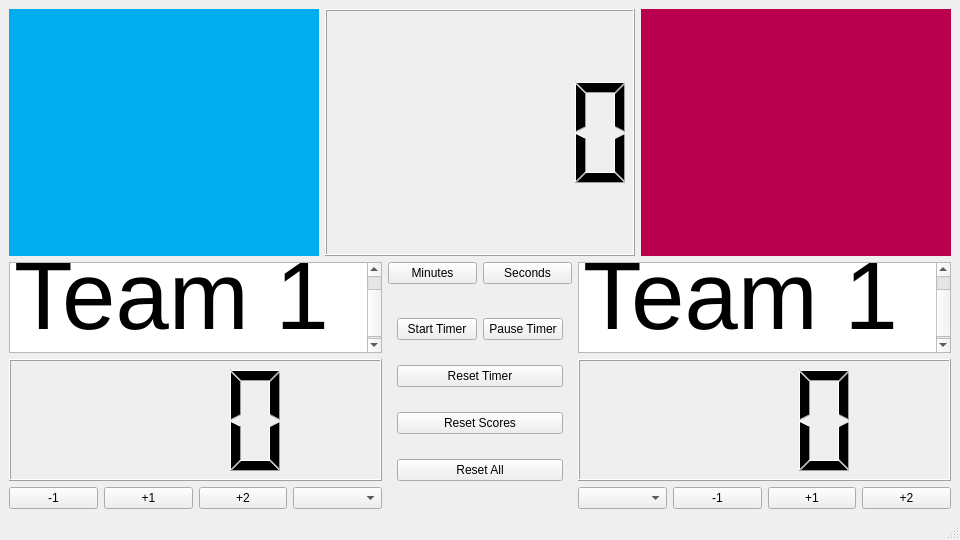
<?xml version="1.0" encoding="UTF-8"?>
<ui version="4.0">
 <class>MainWindow</class>
 <widget class="QMainWindow" name="MainWindow">
  <property name="geometry">
   <rect>
    <x>0</x>
    <y>0</y>
    <width>960</width>
    <height>540</height>
   </rect>
  </property>
  <property name="windowTitle">
   <string>MainWindow</string>
  </property>
  <widget class="QWidget" name="centralwidget">
   <layout class="QVBoxLayout" name="verticalLayout_4">
    <item>
     <layout class="QHBoxLayout" name="horizontalLayout">
      <item>
       <widget class="QLabel" name="team1background">
        <property name="styleSheet">
         <string notr="true">background-color: rgb(0, 174, 239);</string>
        </property>
        <property name="text">
         <string/>
        </property>
       </widget>
      </item>
      <item>
       <widget class="QLCDNumber" name="clockLabel"/>
      </item>
      <item>
       <widget class="QLabel" name="team2background">
        <property name="styleSheet">
         <string notr="true">background-color: rgb(186, 1, 78);</string>
        </property>
        <property name="text">
         <string/>
        </property>
       </widget>
      </item>
     </layout>
    </item>
    <item>
     <layout class="QGridLayout" name="gridLayout">
      <item row="0" column="0" rowspan="2">
       <layout class="QVBoxLayout" name="verticalLayout">
        <item>
         <widget class="QTextEdit" name="team1name">
          <property name="sizePolicy">
           <sizepolicy hsizetype="Expanding" vsizetype="Minimum">
            <horstretch>0</horstretch>
            <verstretch>0</verstretch>
           </sizepolicy>
          </property>
          <property name="minimumSize">
           <size>
            <width>0</width>
            <height>91</height>
           </size>
          </property>
          <property name="maximumSize">
           <size>
            <width>16777215</width>
            <height>91</height>
           </size>
          </property>
          <property name="styleSheet">
           <string notr="true">font: 75 72pt &quot;Helvetica Neue&quot;;</string>
          </property>
          <property name="html">
           <string>&lt;!DOCTYPE HTML PUBLIC &quot;-//W3C//DTD HTML 4.0//EN&quot; &quot;http://www.w3.org/TR/REC-html40/strict.dtd&quot;&gt;
&lt;html&gt;&lt;head&gt;&lt;meta name=&quot;qrichtext&quot; content=&quot;1&quot; /&gt;&lt;style type=&quot;text/css&quot;&gt;
p, li { white-space: pre-wrap; }
&lt;/style&gt;&lt;/head&gt;&lt;body style=&quot; font-family:'Helvetica Neue'; font-size:72pt; font-weight:72; font-style:normal;&quot;&gt;
&lt;p style=&quot; margin-top:0px; margin-bottom:0px; margin-left:0px; margin-right:0px; -qt-block-indent:0; text-indent:0px;&quot;&gt;Team 1&lt;/p&gt;&lt;/body&gt;&lt;/html&gt;</string>
          </property>
         </widget>
        </item>
        <item>
         <widget class="QLCDNumber" name="team1ScoreLabel">
          <property name="sizePolicy">
           <sizepolicy hsizetype="Expanding" vsizetype="Expanding">
            <horstretch>0</horstretch>
            <verstretch>0</verstretch>
           </sizepolicy>
          </property>
          <property name="digitCount">
           <number>3</number>
          </property>
         </widget>
        </item>
        <item>
         <layout class="QHBoxLayout" name="horizontalLayout_2">
          <item>
           <widget class="QPushButton" name="team1SubtractButton">
            <property name="text">
             <string>-1</string>
            </property>
           </widget>
          </item>
          <item>
           <widget class="QPushButton" name="team1Add1Button">
            <property name="text">
             <string>+1</string>
            </property>
           </widget>
          </item>
          <item>
           <widget class="QPushButton" name="team1Add2Button">
            <property name="text">
             <string>+2</string>
            </property>
           </widget>
          </item>
          <item>
           <widget class="QComboBox" name="team1preset"/>
          </item>
         </layout>
        </item>
       </layout>
      </item>
      <item row="0" column="1">
       <widget class="QPushButton" name="addMinuteButton">
        <property name="text">
         <string>Minutes</string>
        </property>
       </widget>
      </item>
      <item row="0" column="2">
       <widget class="QPushButton" name="addSecondButton">
        <property name="text">
         <string>Seconds</string>
        </property>
       </widget>
      </item>
      <item row="1" column="1" colspan="2">
       <widget class="QFrame" name="frame">
        <layout class="QVBoxLayout" name="verticalLayout_3">
         <item>
          <layout class="QHBoxLayout" name="horizontalLayout_4">
           <item>
            <widget class="QPushButton" name="startButton">
             <property name="text">
              <string>Start Timer</string>
             </property>
            </widget>
           </item>
           <item>
            <widget class="QPushButton" name="pauseButton">
             <property name="text">
              <string>Pause Timer</string>
             </property>
            </widget>
           </item>
          </layout>
         </item>
         <item>
          <widget class="QPushButton" name="resetTimerButton">
           <property name="text">
            <string>Reset Timer</string>
           </property>
          </widget>
         </item>
         <item>
          <widget class="QPushButton" name="resetScoresButton">
           <property name="text">
            <string>Reset Scores</string>
           </property>
          </widget>
         </item>
         <item>
          <widget class="QPushButton" name="resetAllButton">
           <property name="text">
            <string>Reset All</string>
           </property>
          </widget>
         </item>
        </layout>
       </widget>
      </item>
      <item row="0" column="3" rowspan="2">
       <layout class="QVBoxLayout" name="verticalLayout_2">
        <item>
         <widget class="QTextEdit" name="Team2Name">
          <property name="sizePolicy">
           <sizepolicy hsizetype="Expanding" vsizetype="Minimum">
            <horstretch>0</horstretch>
            <verstretch>0</verstretch>
           </sizepolicy>
          </property>
          <property name="maximumSize">
           <size>
            <width>16777215</width>
            <height>91</height>
           </size>
          </property>
          <property name="styleSheet">
           <string notr="true">font: 75 72pt &quot;Helvetica Neue&quot;;</string>
          </property>
          <property name="html">
           <string>&lt;!DOCTYPE HTML PUBLIC &quot;-//W3C//DTD HTML 4.0//EN&quot; &quot;http://www.w3.org/TR/REC-html40/strict.dtd&quot;&gt;
&lt;html&gt;&lt;head&gt;&lt;meta name=&quot;qrichtext&quot; content=&quot;1&quot; /&gt;&lt;style type=&quot;text/css&quot;&gt;
p, li { white-space: pre-wrap; }
&lt;/style&gt;&lt;/head&gt;&lt;body style=&quot; font-family:'Helvetica Neue'; font-size:72pt; font-weight:72; font-style:normal;&quot;&gt;
&lt;p style=&quot; margin-top:0px; margin-bottom:0px; margin-left:0px; margin-right:0px; -qt-block-indent:0; text-indent:0px;&quot;&gt;Team 1&lt;/p&gt;&lt;/body&gt;&lt;/html&gt;</string>
          </property>
         </widget>
        </item>
        <item>
         <widget class="QLCDNumber" name="team2ScoreLabel">
          <property name="sizePolicy">
           <sizepolicy hsizetype="Expanding" vsizetype="Expanding">
            <horstretch>0</horstretch>
            <verstretch>0</verstretch>
           </sizepolicy>
          </property>
          <property name="digitCount">
           <number>3</number>
          </property>
         </widget>
        </item>
        <item>
         <layout class="QHBoxLayout" name="horizontalLayout_3">
          <item>
           <widget class="QComboBox" name="team2preset"/>
          </item>
          <item>
           <widget class="QPushButton" name="team2SubtractButton">
            <property name="text">
             <string>-1</string>
            </property>
           </widget>
          </item>
          <item>
           <widget class="QPushButton" name="team2Add1Button">
            <property name="text">
             <string>+1</string>
            </property>
           </widget>
          </item>
          <item>
           <widget class="QPushButton" name="team2Add2Button">
            <property name="text">
             <string>+2</string>
            </property>
           </widget>
          </item>
         </layout>
        </item>
       </layout>
      </item>
     </layout>
    </item>
   </layout>
  </widget>
  <widget class="QMenuBar" name="menubar">
   <property name="geometry">
    <rect>
     <x>0</x>
     <y>0</y>
     <width>960</width>
     <height>24</height>
    </rect>
   </property>
  </widget>
  <widget class="QStatusBar" name="statusbar"/>
 </widget>
 <resources/>
 <connections/>
</ui>
